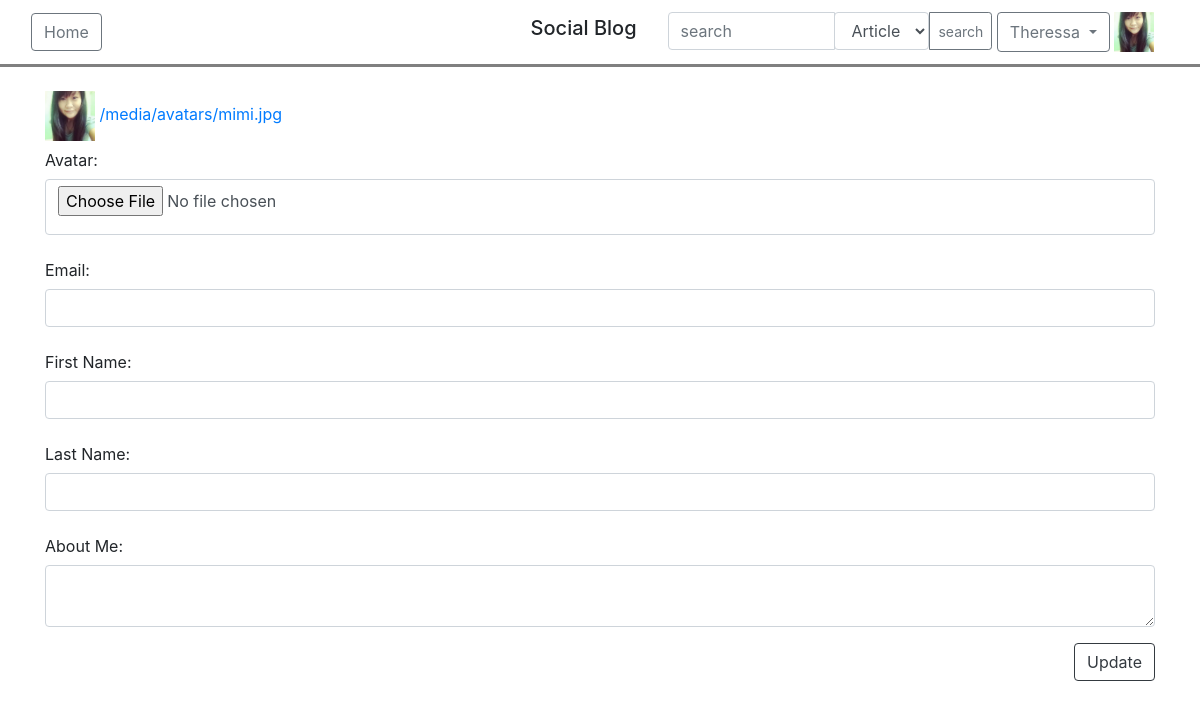
/drf/user/edit (signed in), run on an earlier commit of the app's database.
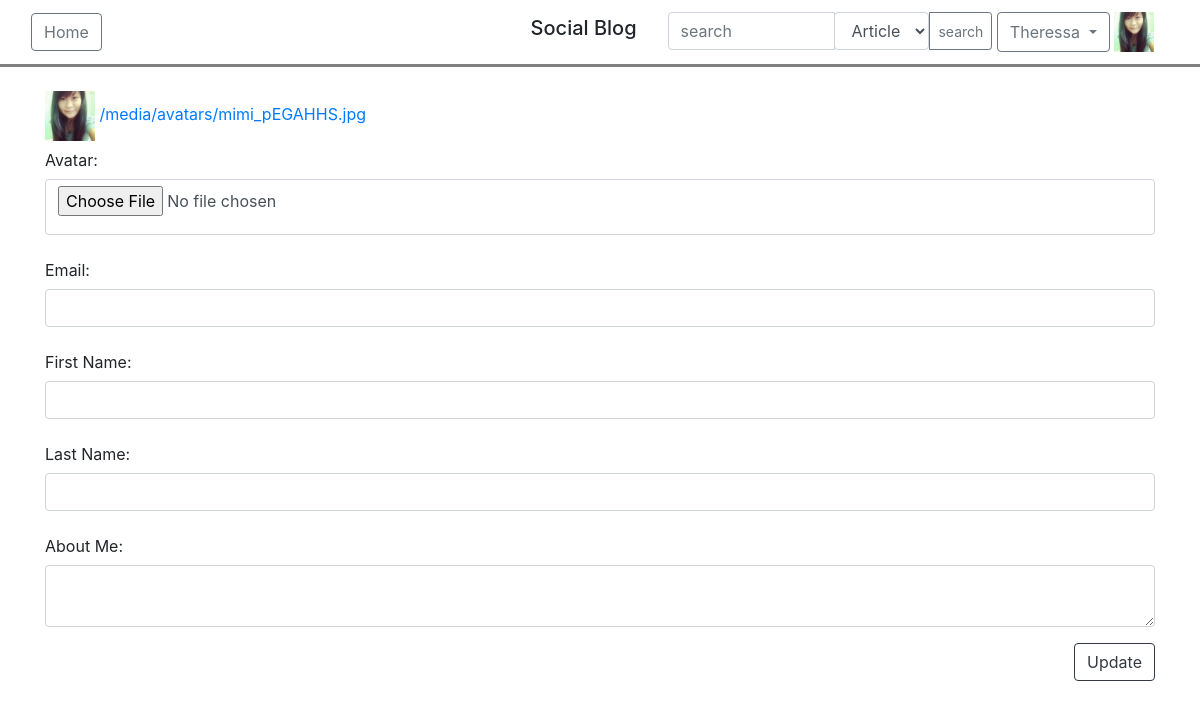
And on a later commit of the database.
### users/models.py (models this page shows, shortened)
class User(AbstractBaseUser, PermissionsMixin):
    email = models.EmailField(('email address'), unique=True)
    firstname = models.CharField(('first name'), max_length=30, blank=True)
    lastname = models.CharField(('last name'), max_length=30, blank=True)
    about_me = models.TextField(('about me'), blank=True)
    date_joined = models.DateTimeField(('date joined'), auto_now_add=True)
    is_active = models.BooleanField(('active'), default=True)
    is_staff = models.BooleanField(('staff'), default=False)
    is_superuser = models.BooleanField(('superuser'), default=False)
    avatar = models.ImageField(upload_to='avatars/', null=True, blank=True, default='avatars/default.png')
    objects = UserManager()
    USERNAME_FIELD = 'email'
    REQUIRED_FIELDS = []
    class Meta:
        verbose_name = ('user')
        verbose_name_plural = ('users')

### blog/views.py (the view)
# urls.py: path('drf/user/edit', EditUserTemplateView.as_view(), name = "drfuseredit"),
class EditUserTemplateView(TemplateView):
    def get(self, request, **kwargs):
        if request.user.is_authenticated:
            return render(request, "drf/edituserDRF.html")
        else:
            Http404("Invalid Access")

### templates/drf/edituserDRF.html (shortened to what this page needs)
{% extends 'base.html' %}
{% load widget_tweaks %}
{% load static %}
{% block home %}
    <a href="{% url 'blog:drfhome' %}" class="btn btn-outline-secondary">Home</a>
{% endblock %}
{% block switch %}
    <form name="search_form">
        <div class="input-group ">
            <input type="text" class="form-control" placeholder="search" aria-label="search" name="search" name="search">
            <div class="input-group-append">
                <select class="form-control" name="search_type" id="search_type">
                    <option value="article">Article</option>
                </select>
                <button class="btn btn-outline-secondary btn-sm" type="submit">search</button>
            </div>
        </div>
    </form>
    {% if user.is_authenticated %}
    <div class="btn-group">
        <button id="btn_name" name="btn_name" type="button" class="btn btn-outline-secondary dropdown-toggle" data-toggle="dropdown" aria-haspopup="true" aria-expanded="false">
            {% if request.user.firstname %}
                {{ request.user.firstname }}
            {% else %}
                {{ request.user.email }}
            {% endif %}
        </button>
    </div>
    <img id="profile_picture" src="{{ request.user.avatar.url }}" width="40" height="40"></img>
    {% endif %}
{% endblock%}
{% block content %}
    <div class="container">
        <div>
            <form method="POST" id="updateUserForm" name="updateUserForm" enctype="multipart/form-data" novalidate>
                <div id="display_default">
                    <img src="{{ request.user.avatar.url }}" width="50" height="50"></img>
                    <a href="http://localhost:8000{{request.user.avatar.url}}">{{request.user.avatar.url}}</a>
                </div>
                <div class="form-group">
                    <label for="avatar" class="col-form-label">Avatar:</label>
                    <input type="file" class="form-control" id="avatar" name="avatar">
                </div>
                <div class="form-group">
                    <label for="email" class="col-form-label">Email:</label>
                    <input type="email" class="form-control" id="email" name="email">
                </div>
                 <div class="form-group">
                    <label for="firstname" class="col-form-label">First Name:</label>
                    <input type="text" class="form-control" id="firstname" name="firstname">
                </div>
                <div class="form-group">
                    <label for="lastname" class="col-form-label">Last Name:</label>
                    <input type="text" class="form-control" id="lastname" name="lastname"></input>
                </div>
                <div class="form-group">
                    <label for="about_me" class="col-form-label">About Me:</label>
                    <textarea class="form-control" row="5" id="about_me" name="about_me"></textarea>
                </div>
            </form>
            <div class="float-right">
                <button class="btn btn-outline-dark" type="button" data-toggle="modal" data-target="#editModal">Update</button>
            </div>
        </div>
    </div>
{% endblock %}

What changed in the data, as far as the page shows it:
changed User "Theressa": user.avatar "/media/avatars/mimi.jpg" → "/media/avatars/mimi_pEGAHHS.jpg"
